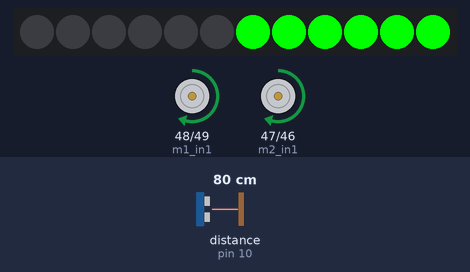
Recording of a sketch running on a simulated Arduino Mega 2560, built with avr-gcc and run on an emulated ATmega2560. Parts: 12 RGB LEDs in strip order, left to right, motor-driver pin pairs drawn as motors (green arrow = first pin HIGH = forward, orange = second pin HIGH = backward, longer = more drive, scaled by the enable pin). The test bench sets the inputs (shaded band); at power-on: distance to the obstacle (sensor on pin 10) 80 cm.

Above: at 1.2 s.
1.3 s: distance to the obstacle (sensor on pin 10) set to 77 cm
At 2.5 s:
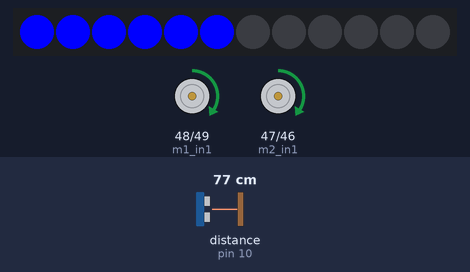
2.8 s: distance to the obstacle (sensor on pin 10) set to 44 cm
4.3 s: distance to the obstacle (sensor on pin 10) set to 37 cm
At 5.6 s:
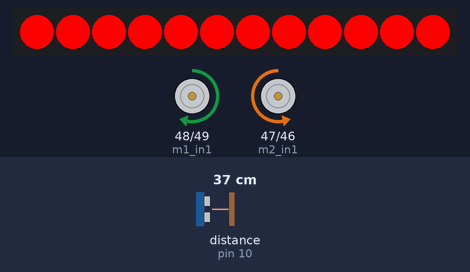
6.8 s: distance to the obstacle (sensor on pin 10) set to 60 cm
At 8.0 s:
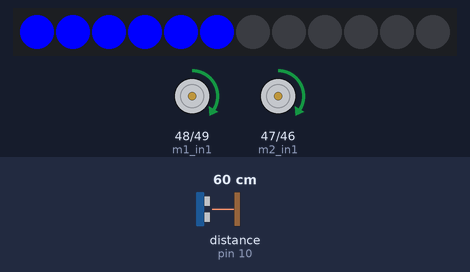
8.3 s: distance to the obstacle (sensor on pin 10) set to 2 cm
At 8.55 s:
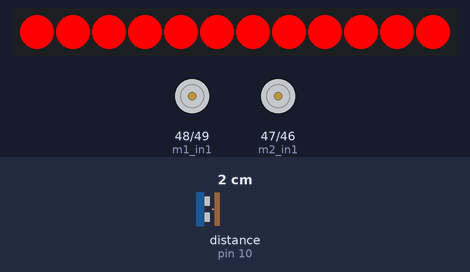
Timing chart, 0 to 11.3 s (numbered marks = the images above; inputs shaded):
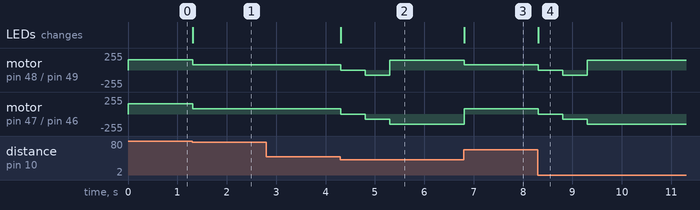

The sketch:

labo02.ino
```cpp
//Marc-Antoie Blais 2168637

#include <MeAuriga.h>

const int m1_pwm = 11;
const int m1_in1 = 48;
const int m1_in2 = 49;

//Motor Right
const int m2_pwm = 10;
const int m2_in1 = 47;
const int m2_in2 = 46;

enum State{normal, ralenti, danger};
State currentState = normal;

enum dangerState{stop, recule, turn};
dangerState state2 = stop;

#define LEDNUM  12
#define LEDPIN  44
#define RINGALLLEDS 0

MeRGBLed led( PORT0, LEDNUM );

MeUltrasonicSensor ultraSensor(PORT_10);

long currentTime = 0;
long previousTime = 0;
long delayTime = 500;

bool dangerCycleComplete = false;

void setup() {
  Serial.begin(9600);

  pinMode(m1_pwm, OUTPUT);
  pinMode(m1_in2, OUTPUT);
  pinMode(m1_in1, OUTPUT);

  pinMode(m2_pwm, OUTPUT);
  pinMode(m2_in2, OUTPUT);
  pinMode(m2_in1, OUTPUT);

  led.setpin(LEDPIN);
}

void loop() {
  currentTime = millis();

  if(currentState == danger && !dangerCycleComplete) {
    stateDanger();
  } else {
    dist();
    stateMachine();
  }
}

void stateMachine(){
  switch (currentState) {
    case normal:
      if (state2 == stop) {
        avance();
        ledTaskVert();
      }
      break;

    case ralenti:
      if (state2 == stop) {
        slowdown();
        ledTaskBlue();
      }
      break;

    case danger:
      ledTaskRed();
      break;
  }
}

void avance(){
  int maxPwm = 153;
  digitalWrite(m1_in2, LOW);
  digitalWrite(m1_in1, HIGH);
  analogWrite(m1_pwm, maxPwm);

  digitalWrite(m2_in2, LOW);
  digitalWrite(m2_in1, HIGH);
  analogWrite(m2_pwm, maxPwm);
}

void slowdown(){
  int maxPwm = 76;
  digitalWrite(m1_in2, LOW);
  digitalWrite(m1_in1, HIGH);
  analogWrite(m1_pwm, maxPwm);

  digitalWrite(m2_in2, LOW);
  digitalWrite(m2_in1, HIGH);
  analogWrite(m2_pwm, maxPwm);
}

void ledTaskVert() {
  led.setColor(0, 0, 0, 0);
  for (int i = LEDNUM / 2 + 1; i <= LEDNUM; i++) {
    led.setColor(i, 0, 255, 0);
  }
  led.show();
}

void ledTaskBlue(){
  led.setColor(0, 0, 0, 0);
  for (int i = 1; i <= LEDNUM / 2; i++) {
    led.setColor(i, 0, 0, 255);
  }
  led.show();
}

void ledTaskRed(){
  led.setColor(0, 0, 0, 0);
  for (int i = 1; i <= LEDNUM; i++) {
    led.setColor(i, 255, 0, 0);
  }
  led.show();
}

void dist(){
  float distCm = ultraSensor.distanceCm();

  if(currentState == danger){
    if(dangerCycleComplete){
      if(distCm >= 80){
        currentState = normal;
        state2 = stop;
        dangerCycleComplete = false;
      }
      else if(distCm < 80 && distCm >= 40){
        currentState = ralenti;
        state2 = stop;
        dangerCycleComplete = false;
      }

    }
    return;
  }

  if(distCm >= 80){
     currentState = normal;
     state2 = stop;
  }
  else if(distCm < 80 && distCm >= 40){
    currentState = ralenti;
    state2 = stop;
  }
  else if(distCm < 40){
    currentState = danger;
    state2 = stop;
    previousTime = currentTime;
    dangerCycleComplete = false;
  }
}

void stateDanger(){
  ledTaskRed();

  switch (state2) {
    case stop:
      stopRobot();
      break;

    case recule:
      reculeRobot();
      break;

    case turn:
      turnLeftRobot();
      break;
  }
}

void stopRobot(){
  int maxPwm = 0;
  digitalWrite(m1_in2, LOW);
  digitalWrite(m1_in1, HIGH);
  analogWrite(m1_pwm, maxPwm);

  digitalWrite(m2_in2, LOW);
  digitalWrite(m2_in1, HIGH);
  analogWrite(m2_pwm, maxPwm);

  if (currentTime - previousTime >= delayTime) {
      state2 = recule;
      previousTime = currentTime;
  }
}

void reculeRobot(){
  int maxPwm = 76;
  digitalWrite(m1_in2, HIGH);
  digitalWrite(m1_in1, LOW);
  analogWrite(m1_pwm, maxPwm);

  digitalWrite(m2_in2, HIGH);
  digitalWrite(m2_in1, LOW);
  analogWrite(m2_pwm, maxPwm);

  if (currentTime - previousTime >= delayTime) {
      state2 = turn;
      previousTime = currentTime;
  }
}


void turnLeftRobot(){
  int maxPwm = 150;
  int delayTime2 = 1000;
  digitalWrite(m1_in2, LOW);
  digitalWrite(m1_in1, HIGH);
  analogWrite(m1_pwm, maxPwm);

  digitalWrite(m2_in2, HIGH);
  digitalWrite(m2_in1, LOW);
  analogWrite(m2_pwm, maxPwm);

  if (currentTime - previousTime >= delayTime2) {
      state2 = stop;
      previousTime = currentTime;
      dangerCycleComplete = true;
  }
}
```

Measured:
- the behaviour switches between 80 and 79 cm on distance to the obstacle (sensor on pin 10) (found by bisection; images 0 and 1)
- the behaviour switches between 40 and 39 cm on distance to the obstacle (sensor on pin 10) (found by bisection; images 1 and 2)
- after the input at 1.3 s, motor on pin 48 (m1_in1) / pin 49 (m1_in2), motor on pin 47 (m2_in1) / pin 46 (m2_in2): forward 153/255 → forward 76/255 at once; the LEDs: change at once (image 1)
- after the input at 2.8 s, every drawn part: stays the same
- after the input at 4.3 s, motor on pin 48 (m1_in1) / pin 49 (m1_in2): forward 76/255 → stopped at once, → backward 76/255 0.50 s later, → forward 150/255 0.50 s later; motor on pin 47 (m2_in1) / pin 46 (m2_in2): forward 76/255 → stopped at once, → backward 76/255 0.50 s later, → backward 150/255 0.50 s later; the LEDs: change at once (image 2)
- after the input at 6.8 s, motor on pin 48 (m1_in1) / pin 49 (m1_in2): forward 150/255 → forward 76/255 at once; motor on pin 47 (m2_in1) / pin 46 (m2_in2): backward 150/255 → forward 76/255 at once; the LEDs: change at once (image 3)
- after the input at 8.3 s, motor on pin 48 (m1_in1) / pin 49 (m1_in2): forward 76/255 → stopped at once, → backward 76/255 0.50 s later, → forward 150/255 0.50 s later; motor on pin 47 (m2_in1) / pin 46 (m2_in2): forward 76/255 → stopped at once, → backward 76/255 0.50 s later, → backward 150/255 0.50 s later; the LEDs: change at once (image 4)
